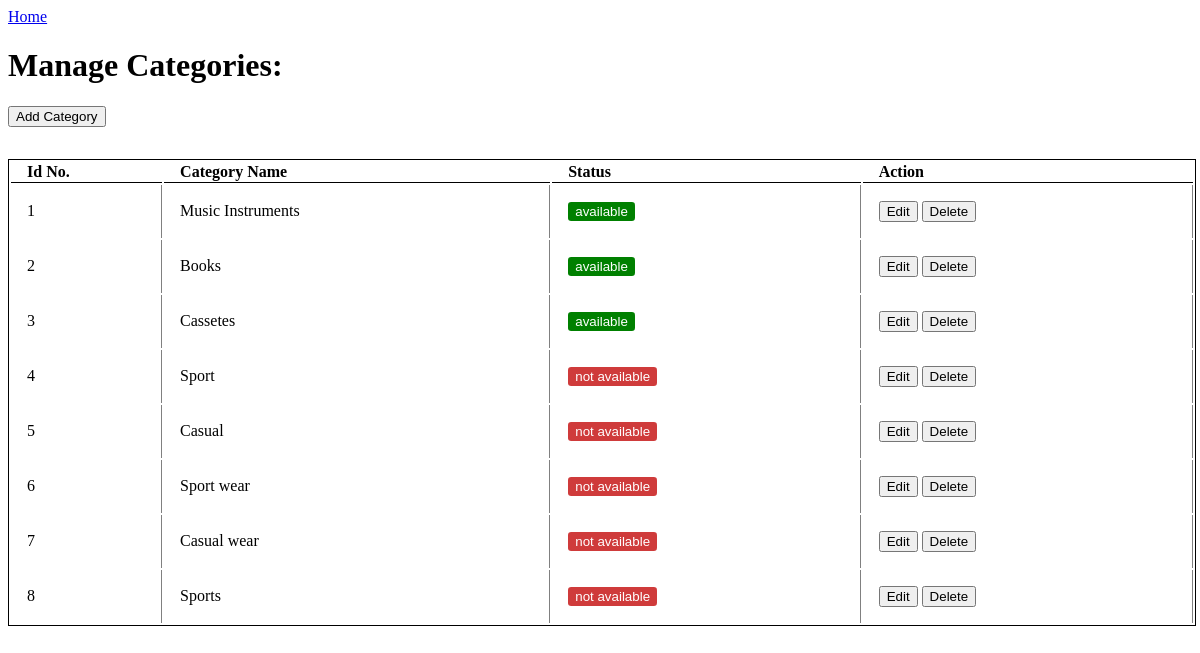
The app's page /admin/categories.php with its own data.
### tables this page shows
CREATE TABLE `categories` (
  `categories_id` int(11) NOT NULL,
  `categories_name` varchar(255) NOT NULL,
  `categories_status` int(11) NOT NULL DEFAULT 0
);

### admin/categories.php (the view, shortened to what this page needs)
<?php
require_once('../database/connection.php');
?>
<!DOCTYPE html>
<html lang="en">
<head>
</head>
<body>
    <nav><a href="index.php">Home</a></nav>
    <h1>Manage Categories: </h1>
    <button id="addCat" onclick="addcat()">Add Category</button>
    <form action="php_codes/categoriescode.php" method="POST">
        <table>
            <thead>
                <tr>
                    <th>Id No.</th>
                    <th>Category Name</th>
                    <th>Status</th>
                    <th>Action</th>
                </tr>
            </thead>
            <tbody>
                <?php
                $sql = "SELECT * FROM categories";
                $res = $conn->query($sql);
                $count = $res->num_rows;
                if ($count > 0) {
                    while ($fetch = $res->fetch_assoc()) {
                        $id = $fetch['categories_id'];
                        $name = $fetch['categories_name'];
                        $status = $fetch['categories_status'];
                        echo <<<categories
                                <tr>
                                    <td>$id</td>
                                    <td>$name</td>
                                    <td>
                                categories;
                        if ($status == 1) {
                            echo "<button class='available abtn'>available</button>";
                        } else {
                            echo "<button class='notavailable abtn'>not available</button>";
                        }
                        echo <<<categories
                                    </td>
                                    <td><button>Edit</button>&nbsp;<button>Delete</button></td>
                                </tr>
                                categories;
                    }
                } else {
                    echo "no record found";
                }
                ?>
            </tbody>
        </table>
    </form>
</body>
</html>

### admin/categories.php (style rules this page uses)
th { border-bottom: 1px solid black; text-align: left; padding-left: 1rem; }
form { position: absolute; width: 99%; }
table { width: 100%; margin: auto; border: 1px solid black; margin-top: 2rem; }
td { border-right: 1px solid grey; width: auto; padding: 1rem; }
.abtn { border: 1px solid transparent; outline: none; border-radius: .2rem; }
.available { background: green; color: #fff; }
.notavailable { background: #cf3b3b; color: #fff; }

### records on screen
categories: categories_id "1", categories_name "Music Instruments", categories_status "available"
categories: categories_id "2", categories_name "Books", categories_status "available"
categories: categories_id "3", categories_name "Cassetes", categories_status "available"
categories: categories_id "4", categories_name "Sport", categories_status "not available"
categories: categories_id "5", categories_name "Casual", categories_status "not available"
categories: categories_id "6", categories_name "Sport wear", categories_status "not available"
categories: categories_id "7", categories_name "Casual wear", categories_status "not available"
categories: categories_id "8", categories_name "Sports", categories_status "not available"
